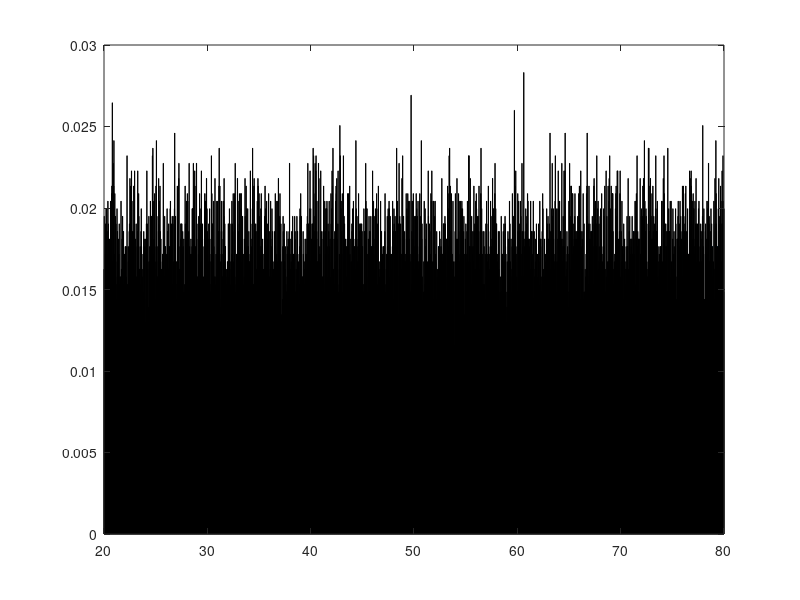

MATLAB code for this plot:
pkg load statistics

clc;
clear all;

n = 10 ^ 5;
a = 20;
b = 80;
alpha = 0.95;
real_hi2 = 100734.7;

X = sort(unifrnd(a, b, 1, n));

# PART 1

l = min(X);
r = max(X);
buckets = ceil((r - l) * n ^ (1 / 3));
delta = (r - l) / buckets;
x_coords = zeros(buckets, 1);
cnt_in_bucket = zeros(buckets, 1);
y_coords = zeros(buckets, 1);
walls = zeros(buckets, 1);

for i = 1 : buckets
  cur_l = (i - 1) * delta + l;
  cur_r = cur_l + delta;
  walls(i) = cur_r;
  x_coords(i) = (cur_r + cur_l) / 2;
  cnt_in_bucket(i) = sum(X <= cur_r) - sum(X < cur_l);
  y_coords(i) = cnt_in_bucket(i) / (n * delta);
endfor

bar(x_coords, y_coords);

printf("Размер выборки = %d\n", n);
printf("Границы = [%d; %d]\n", l, r);
printf("Выбранная длина интервалов = %d\n", delta);
printf("Количество интервалов = %d\n", buckets);

printf("\n");

# PART 2

E = sum(x_coords .* cnt_in_bucket) / n;
D = sum((x_coords - E) .^ 2 .* cnt_in_bucket) / n;
SQ_D = sqrt(D);

printf("Предполагаемое матожидание = %d\n", E);
printf("Предполагаемая дисперсия = %d\n", D);

# suffix P means "Предполагаемое"
aP = E - sqrt(3) * SQ_D;
bP = E + sqrt(3) * SQ_D;
fP = 1 / (bP - aP);

printf("Предполагаемые границы = [%d; %d]\n", aP, bP);
printf("Предполагаемое значение функции = %d\n", fP);

nP = zeros(buckets, 1);
nP(1) = n * fP * (walls(1) - aP);
for i = 1 : buckets - 2
  nP(i + 1) = n * fP * (walls(i + 1) - walls(i));
endfor
nP(buckets) = n * fP * (bP - walls(buckets - 1));

hi2 = sum(((cnt_in_bucket - nP) .^ 2) ./ nP);

printf("Полученное значение Хи квадрат = %d\n", hi2);
printf("Теоретическое значение Хи квадрат = %d\n", real_hi2);
printf("Заданное распределение есть равномерное = %d\n", hi2 < real_hi2);
